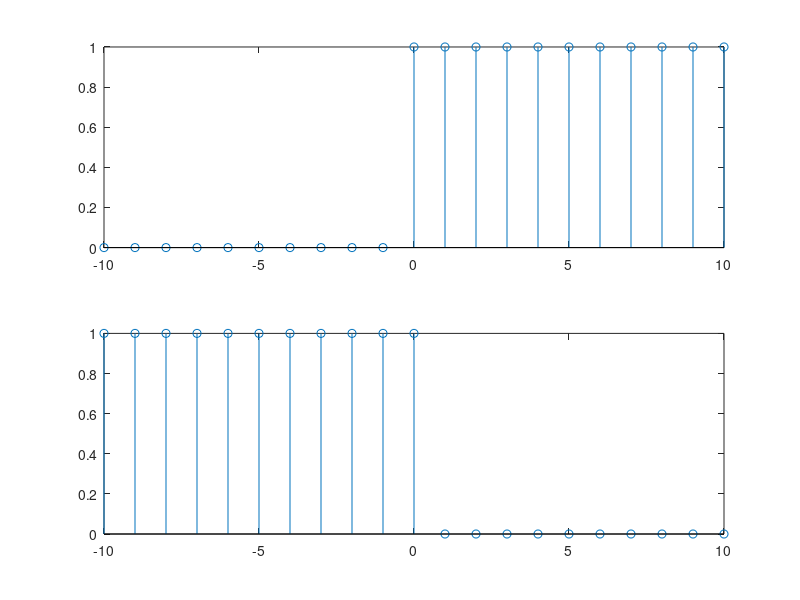

Source code (MATLAB):
close all 
t=-10:1:10;
unitstep=t>=0;
unitstep2=t<=0;
subplot(2,1,1);
stem(t,unitstep);
subplot(2,1,2);
stem(t,unitstep2);
